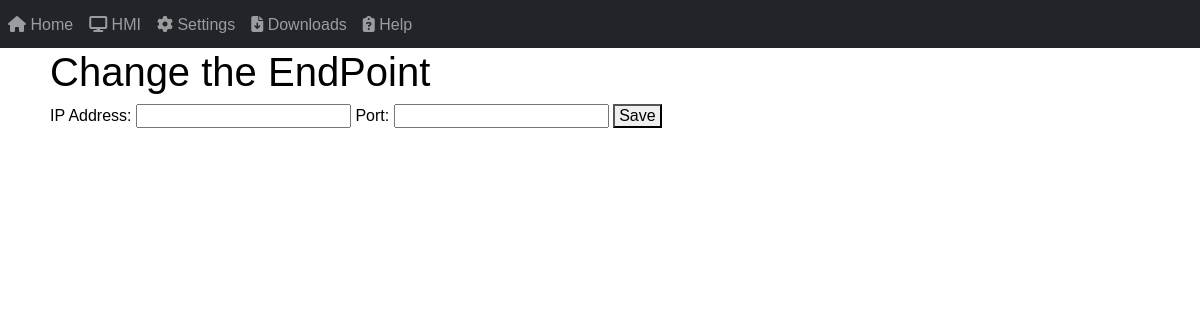
The app's page /settings, older data.
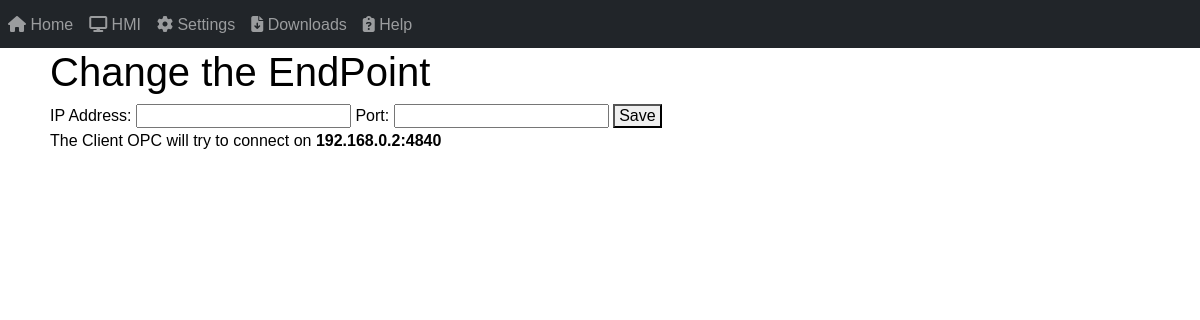
The same page, newer data.
### Settings/models.py (models this page shows, shortened)
class EndPoint(models.Model):
    ipAddress = models.CharField(max_length=15)
    port = models.CharField(max_length=4)

### Settings/views.py (the view)
# urls.py: path("settings", ChangeEndPoint, name = 'ChangeEndPoint'),
def ChangeEndPoint(request):
    form = EndPointForm(request.POST or None)
    if (request.method == 'POST'):
        if (form.is_valid()):
            oldEndPoints = EndPoint.objects.all()
            deleteOldEndpoint(oldEndPoints)
            form.save()
            return redirect("/hmi")
    else:
        parameters = {
            "form" : form,
            "endPoint" : EndPoint.objects.all()
        }
    return render(request, "Settings/settingEndPoint.html", parameters)

### Settings/form.py
class EndPointForm(ModelForm):
    class Meta:
        model = EndPoint
        fields = '__all__'
        labels = {
            "ipAddress": _("IP Address"),
            "port": _("Port"),
        }

### Settings/templates/Settings/settingEndPoint.html (shortened to what this page needs)
<!DOCTYPE html>
{% extends 'webSiteConfig/base.html' %}
{% load static %}
{% block headerTags%}
    <link rel = "stylesheet" href="{% static 'Settings/Style.css' %}">
{% endblock %}
{% block content %}
    <h1> Change the EndPoint </h1>
    <form id="formEndPoint" method="post">
        {{ form }}
        <button id="saveEndPoint" type="submit">Save</button>
    </form>
    {% for data in endPoint %}
        <br>
        <p> The Client OPC will try to connect on <b>{{ data.ipAddress }}:{{ data.port }}</b>
    {% endfor %}
{% endblock %}

### webSiteConfig/templates/webSiteConfig/base.html (shortened to what this page needs)
{% load static %}
<!DOCTYPE html>
<html>
<head>
    <link rel="stylesheet" href="https://cdn.jsdelivr.net/npm/bootstrap@5.2.3/dist/css/bootstrap.min.css">
    <link rel="stylesheet" href="https://cdnjs.cloudflare.com/ajax/libs/font-awesome/6.4.2/css/all.min.css" />
    <link rel = "stylesheet" href="{% static 'webSiteConfig/CSS/styleBase.css' %}">
    {% block headerTags%} {% endblock %}
</head>
<body>
    <div class='menu'>
    {% include 'webSiteConfig/menu.html' %}
    </div>
    <div class='content'>
    {% block content %}
    {% endblock %}
    </div>
</body>
</html>

### webSiteConfig/templates/webSiteConfig/menu.html
<!DOCTYPE html>
<html>
    <body>
        <nav class="navbar navbar-expand-lg navbar-dark bg-dark">
            <div class="collapse navbar-collapse" id="navbarNav">
              <ul class="navbar-nav">
                <li class="nav-item active">
                  <a class="nav-link" href="/"><i class="fa-solid fa-house"></i> Home </a>
                </li>
                <li class="nav-item">
                  <a class="nav-link" href="hmi"><i class="fa-solid fa-display"></i> HMI</a>
                </li>
                <li class="nav-item">
                  <a class="nav-link" href="settings"><i class="fa-solid fa-gear"></i> Settings</a>
                </li>
                <li class="nav-item">
                    <a class="nav-link" href="download"><i class="fa-solid fa-file-arrow-down"></i> Downloads</a>
                </li>
                <li class="nav-item">
                  <a class="nav-link" href="help"><i class="fa-solid fa-clipboard-question"></i> Help</a>
                </li>
              </ul>
            </div>
          </nav>
    </body>
</html>

### webSiteConfig/static/webSiteConfig/CSS/styleBase.css (style rules this page uses)
.content { margin: 0 50px; }
body { font-family: sans-serif, Arial, Helvetica; color: black; font-size: 1rem; font-weight: 400; line-height: 1.5px; text-align: left; }

### Settings/static/Settings/Style.css (style rules this page uses)
#formEndPoint { margin: 0 0 10px 0; }
#saveEndPoint { padding: 9px 4px; }

Row changes from the older to the newer data that the page shows:
added EndPoint: ipAddress "192.168.0.2", port "4840"
